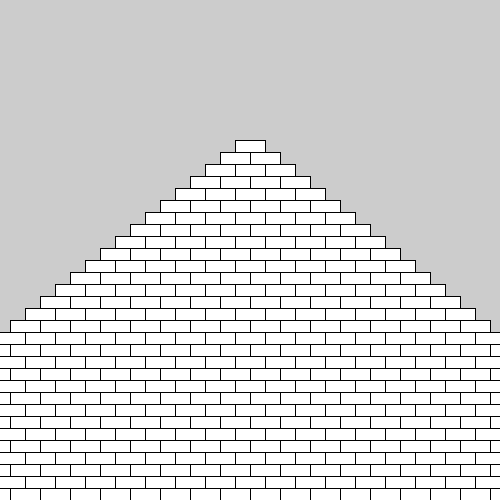
Frame 1 (no input)
Frame 60 (the mouse pressed at the canvas centre just before this capture): identical to frame 1, image omitted
Frame 120 (the mouse held since frame 60 and released just before this capture): identical to frame 1, image omitted

The Processing sketch that drew this single still picture (run headless with seeded random() and noise(); from frame 60 on, the mouse is pressed at the canvas centre):

// Processing sketch: stanfordPyramid
// ── stanfordPyramid.pde
int brick_width = 30;
int brick_height = 12;
int bricks_in_base = 30;
void setup(){
size(500,500);
int totalBricks = 0;
int br = bricks_in_base;
for(int i = 0; i < bricks_in_base; i++){
  totalBricks += br;
  br -= 1;
}
int counter = 0;
int pyrWidth = (brick_width*bricks_in_base);
int startPos = (width-pyrWidth)/2;
int yPos = height-12;
for(int i = 0; i < totalBricks; i++){
rect(startPos, yPos, brick_width, brick_height);
startPos += brick_width;
counter += 1;
if(counter >= bricks_in_base){
  counter = 0;
  bricks_in_base -= 1;
  yPos -= 12;
  pyrWidth -= brick_width;
  startPos = (width-pyrWidth)/2;
}
}
}
void draw(){


  
  
  
}
